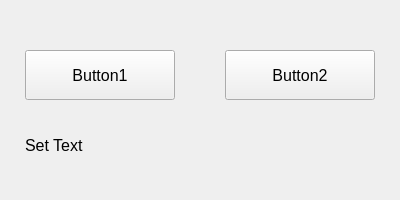
<?xml version="1.0" encoding="UTF-8"?>
<ui version="4.0">
 <class>MainWindow</class>
 <widget class="QMainWindow" name="MainWindow">
  <property name="geometry">
   <rect>
    <x>0</x>
    <y>0</y>
    <width>400</width>
    <height>200</height>
   </rect>
  </property>
  <property name="font">
   <font>
    <pointsize>12</pointsize>
   </font>
  </property>
  <property name="windowTitle">
   <string notr="true">Button &amp; Label</string>
  </property>
  <widget class="QWidget" name="centralwidget">
   <widget class="QPushButton" name="pushButton">
    <property name="geometry">
     <rect>
      <x>25</x>
      <y>50</y>
      <width>150</width>
      <height>50</height>
     </rect>
    </property>
    <property name="text">
     <string notr="true">Button1</string>
    </property>
   </widget>
   <widget class="QPushButton" name="pushButton_2">
    <property name="geometry">
     <rect>
      <x>225</x>
      <y>50</y>
      <width>150</width>
      <height>50</height>
     </rect>
    </property>
    <property name="text">
     <string notr="true">Button2</string>
    </property>
   </widget>
   <widget class="QLabel" name="label">
    <property name="geometry">
     <rect>
      <x>25</x>
      <y>120</y>
      <width>350</width>
      <height>50</height>
     </rect>
    </property>
    <property name="text">
     <string notr="true">Set Text</string>
    </property>
   </widget>
  </widget>
 </widget>
 <resources/>
 <connections/>
</ui>
